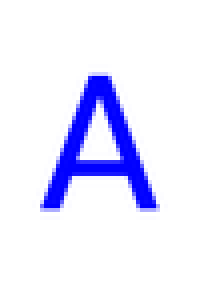
#> input picture alphabet/alphabet_small.png, 50 x 72 px, shrunk from 119 x 172 before the run (shown 4 times larger)
$ python main-1.py
#> lines starting #> are read from the running program, lines starting #| are printed output that depends on the picture; after the words box and inside, x2 and y2 are one past the last pixel; in counts of white or black regions, pixels touching at a corner belong together
import matplotlib.pyplot as plt
import numpy as np
from skimage.measure import label, regionprops
from collections import defaultdict
from pathlib import Path

def has_line(region, horizontal=True):
    return 1. in np.mean(region.image, int(horizontal))

def holes_count(region):
    inv = np.logical_not(region.image)
    labeled = label(inv)
    holes = np.max(labeled)
    return holes

def extractor(region):
    area = region.area / region.image.size
    euler = (region.euler_number+ 1)/2
    eccentrcity = region.eccentricity
    if eccentrcity < 0.4:
        eccentrcity = 0
    peremeter = region.perimeter / region.image.size
    cy, cx = region.centroid_local
    cy /= region.image.shape[0]
    cx /= region.image.shape[1]
    line_v = has_line(region, False)
    holes = holes_count(region)
    if eccentrcity == 0:
        holes = 0
    return np.array([area, euler, eccentrcity, peremeter, cy, cx, line_v, holes])

def distance(p1, p2):
    return ((p1-p2) ** 2).sum() ** 0.5

def classificator(prop, classes):
    klass = None
    min_d = 10**16
    for cls in classes:
        d = distance(prop, classes[cls])
        if d < min_d:
            klass = cls
            min_d = d
    return klass

image = plt.imread('alphabet_small.png').mean(2)
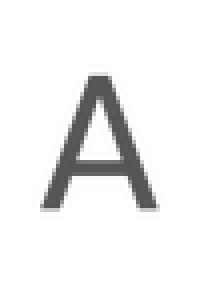
#> image: shape (72, 50) float32 (shown 4 times larger); min 0.333, max 1, mean 0.937
image[image==1] = 0
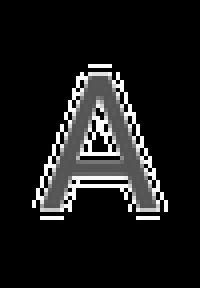
#> image: shape (72, 50) float32 (shown 4 times larger); min 0, max 0.997, mean 0.103
image[image!=0] = 1
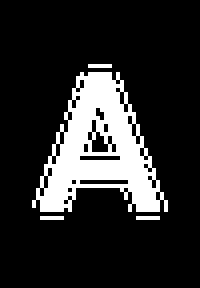
#> image: shape (72, 50) float32 (shown 4 times larger); values 0 (black) and 1 (white), 16.7% white; 4 white regions (3 under 20 px)
labeled = label(image)
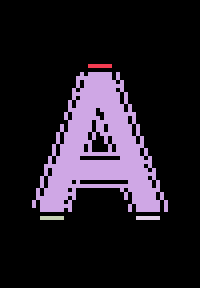
#> labeled: shape (72, 50) int64 (shown 4 times larger); 5 distinct labels, from 0 to 4; one colour per label, 0 black
regions = regionprops(labeled)
#> regions = 4 regions; box (x1, y1, x2, y2) and area: (8, 18, 42, 53) 583, (22, 16, 28, 17) 6, (10, 54, 16, 55) 6, (34, 54, 40, 55) 6
                                       # Набор символов из правильного кода
classes = {'A': extractor(regions[2]), # 21
           'B': extractor(regions[3]), # 25
           '8': extractor(regions[0]), # 23
           '0': extractor(regions[1]), # 10
           '1': extractor(regions[4]), # 31
           'W': extractor(regions[5]), # 12
           'X': extractor(regions[6]), # 15
           '*': extractor(regions[7]), # 22
           '-': extractor(regions[9]), # 20
           '/': extractor(regions[8])} # 21
#> (the run stopped early here; a loop or call above may not have finished)
